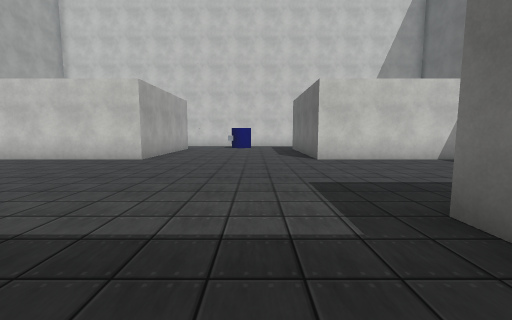
view 1 (above)

17 first-person views from a walk through a Unity game level. The camera is 1.5 m above the floor, tilts 6° down and sees 90° across. The floor is counted in squares, 2 m on a side. Each view is taken from the middle of a square. On the plan, view 1 faces up. The plan holds only what a view shows up to about 9 squares ahead; the rest is blank. The place goes on beyond the plan. The player character is not drawn. Surface patterns are stand-ins for the level's own textures.

view 2
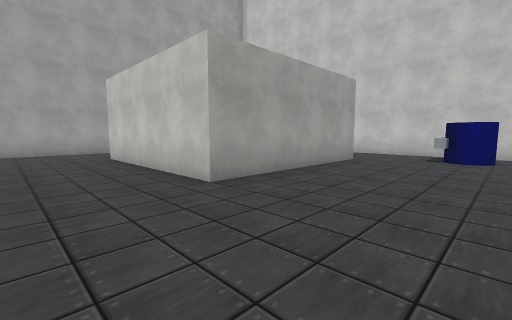

view 3
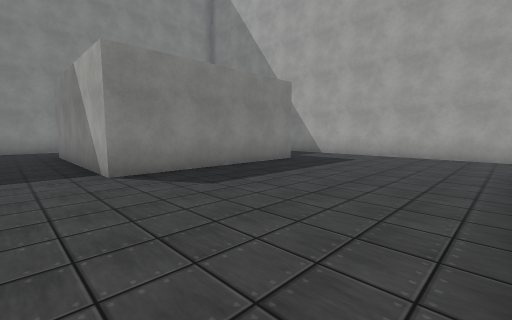

view 4
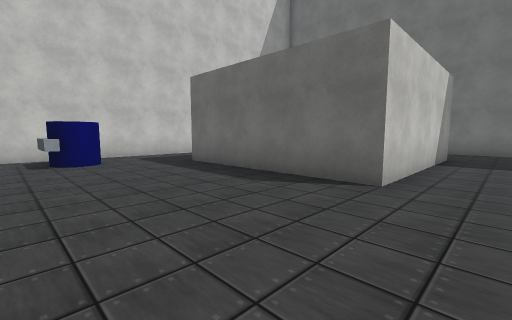

view 5
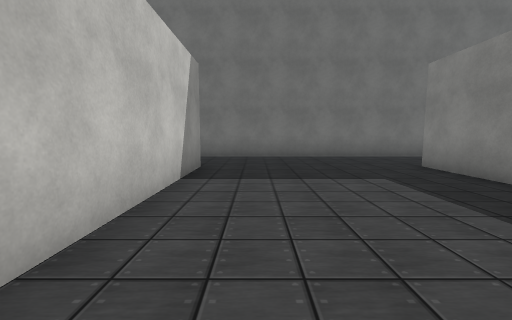

view 6
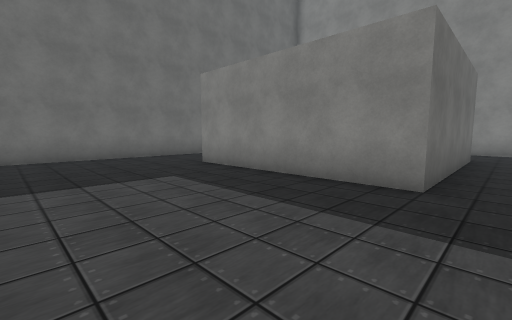

view 7
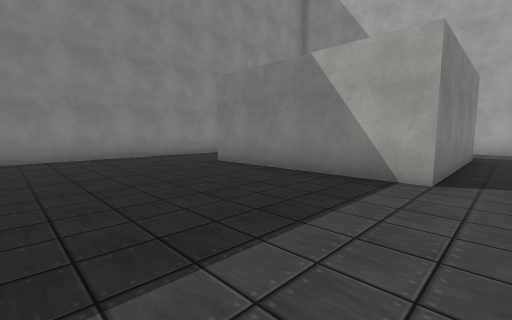

view 8
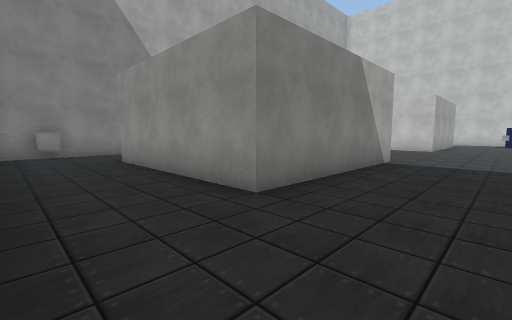

view 9
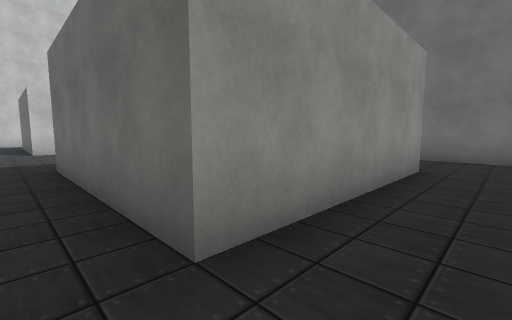

view 10
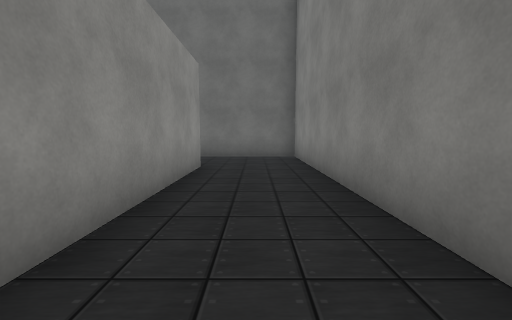

view 11
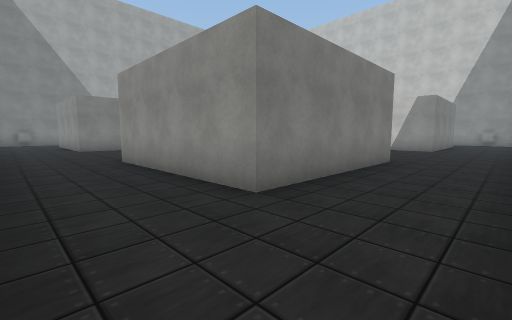

view 12
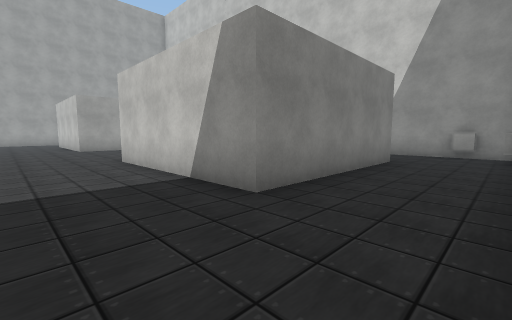

view 13
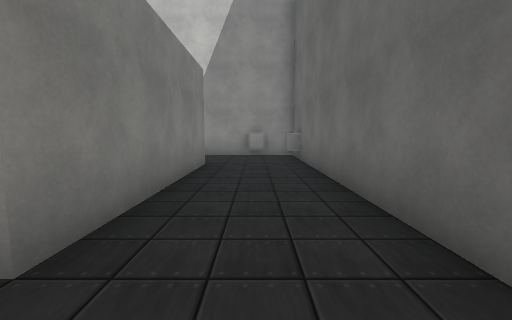

view 14
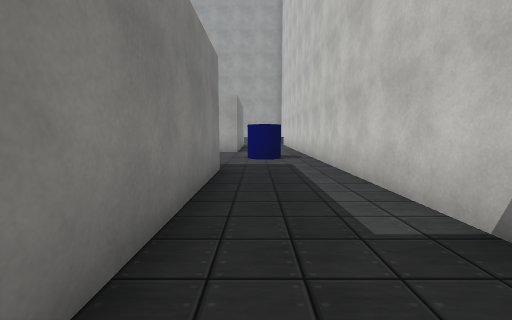

view 15
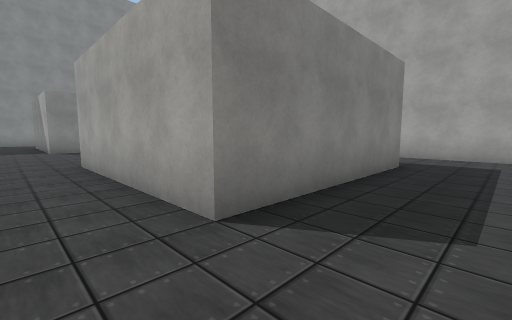

view 16
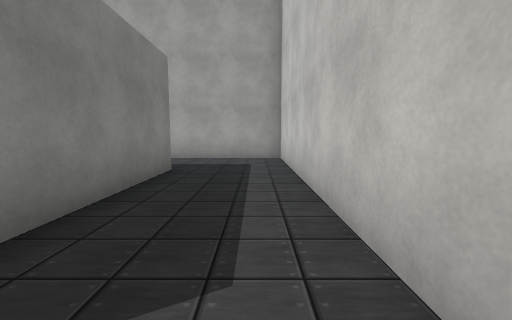

view 17
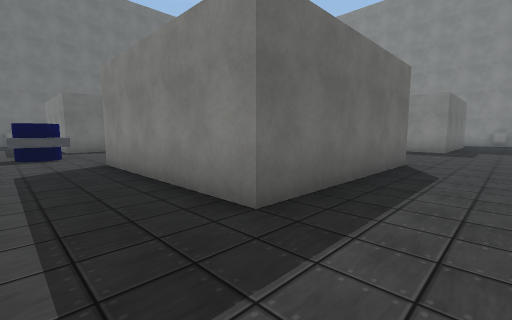

### Floor plan
Points are (right, up) in squares from view 1. A wall is a line through its corners. A room is listed if a view was taken in it or the views show most of it. See-through windows are left out.
Room 1 (views 1, 2, 3, 4, 5, 6, 7, 8, 9, 10, 11, 12, 13, 14, 15, 16, 17)
walls: (1.8, 2.2) (6.8, 2.2) (6.8, -2.8) (1.8, -2.8) (1.8, 2.2); (-3.3, 7.2) (-8.3, 7.2) (-8.3, 12.3) (-3.3, 12.3) (-3.3, 7.2); (-8.2, 2.2) (-3.3, 2.2) (-3.3, -2.8) (-8.2, -2.8); (9.3, 0.5) (9.3, 14.8) (-10.8, 14.8) (-10.8, 11.4); (-3.6, -5.3) (9.3, -5.3) (9.3, -2.1); (6.8, 12.4) (6.8, 7.2) (1.8, 7.2) (1.8, 12.3) (6.4, 12.3); (-10.8, 7.1) (-10.8, 2); (-10.8, -1.9) (-10.8, -5.1)
objects: other object (-11, -4); other object (-10, -5); other object (-1, 13); other object (8, 15); other object (9, 14)

Positions as (right, up) in squares from view 1, and headings:
1: (0, 0), facing up
2: (0, 5), facing up-left
3: (-2, 7), facing down-left
4: (-2, 6), facing up-right
5: (1, 6), facing right
6: (1, 6), facing down-right
7: (1, 3), facing down-left
8: (-1, -5), facing up-left
9: (1, -4), facing up-right
10: (1, -4), facing right
11: (9, -5), facing up-left
12: (9, 5), facing up-left
13: (8, 6), facing up
14: (7, 13), facing left
15: (-2, 14), facing down-left
16: (-3, 14), facing left
17: (-10, 14), facing down-right
